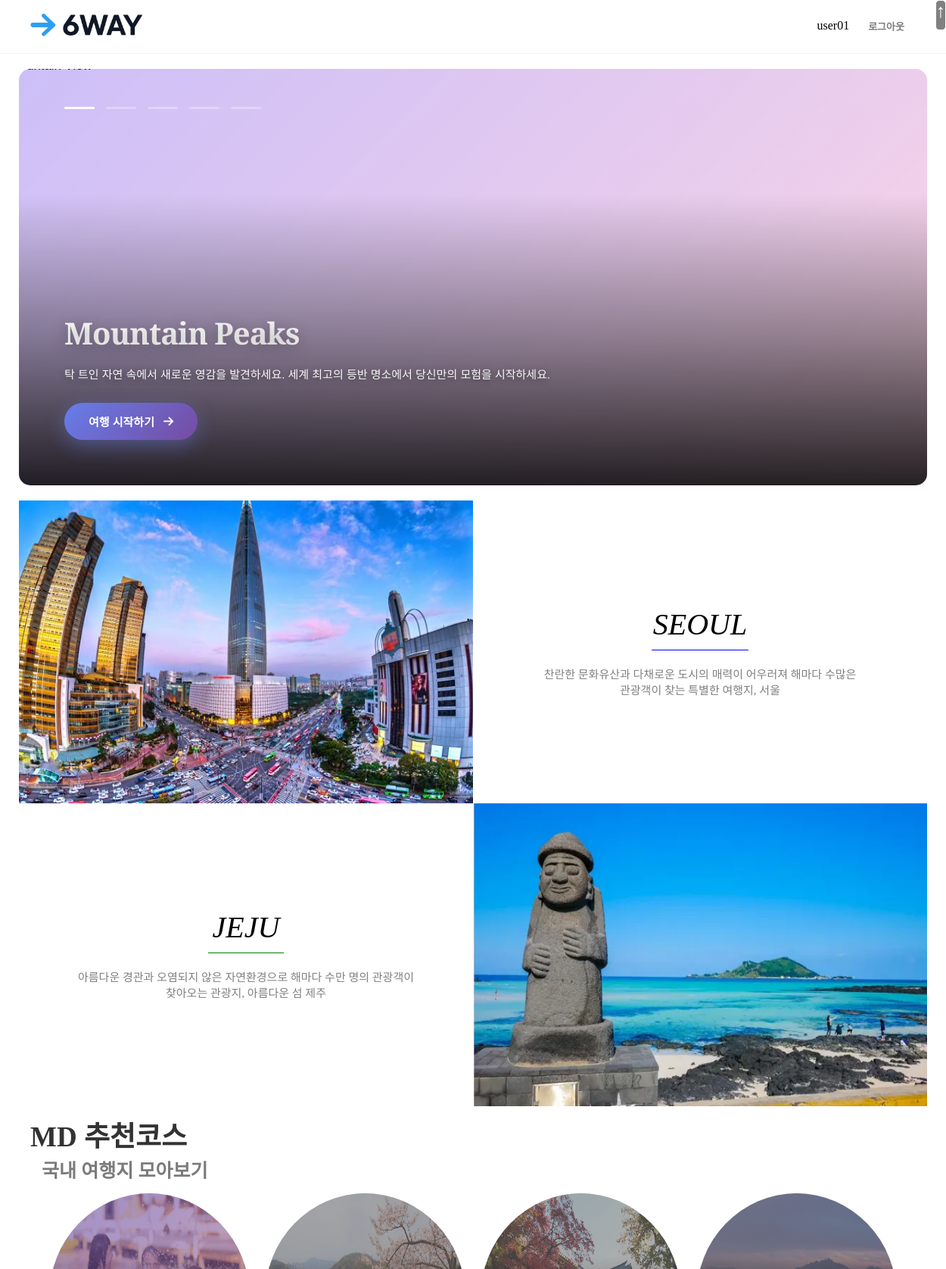
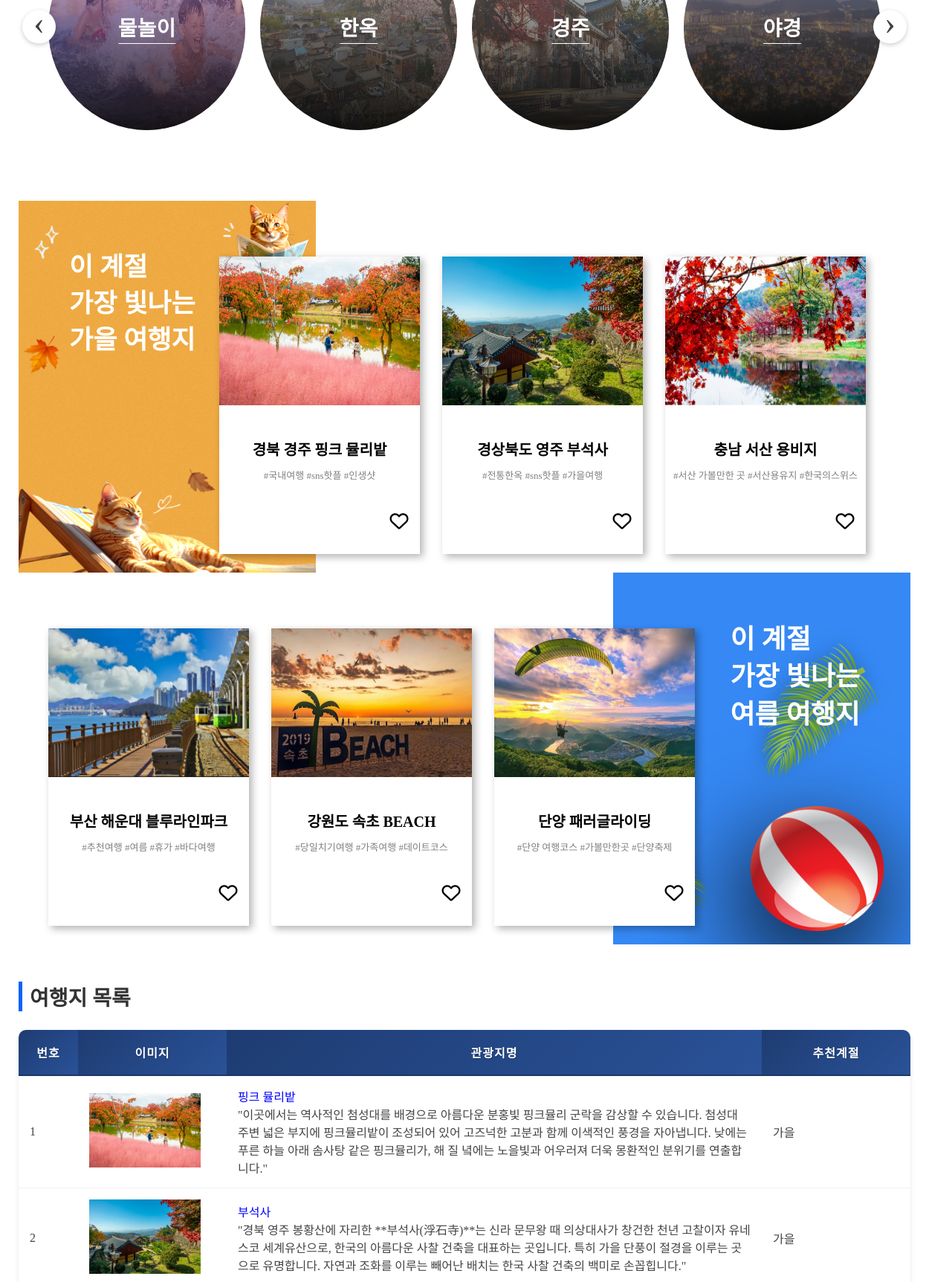
The app's page / (signed in, upper part) with its own data (2 pictures, top to bottom).
### travel/models.py (models this page shows)
class User(db.Model):
    id = db.Column(db.Integer, primary_key=True, autoincrement=True)      # db에 생성된 순서로 부여되는 id
    userid = db.Column(db.String(50), unique=True, nullable=False)        # user 가 회원 생성시 작성하는 로그인을 위한 id / 필수입력
    password = db.Column(db.String(200), nullable=False)                  # 비밀번호  / 필수입력
    username = db.Column(db.String(50), unique=True, nullable=False)      # 닉네임 / 필수입력
    email = db.Column(db.String(100), unique=True, nullable=False)        # 이메일 / 필수입력

class Tour(db.Model):
    id = db.Column(db.Integer, primary_key=True,  autoincrement=True)     # db에 생성된 순서로 부여되는 id
    image_path = db.Column(db.String(200), nullable=False)                # 이미지 첨부 / 필수입력
    place = db.Column(db.String(150), nullable=False)                     # 관광지명 / 필수입력
    location = db.Column(db.String(200), nullable=False)                  # 위치 / 필수입력
    season = db.Column(db.String(100), nullable=False)                    # 계절 / 필수입력
    content = db.Column(db.Text(), nullable=False)                        # 여행지 설명 / 필수입력
    time = db.Column(db.String(150), nullable=False)                      # 소요 시간 / 필수입력
    price = db.Column(db.String(150), nullable=False)                     # 가격 / 필수입력
    rating = db.Column(db.String(150), nullable=False)                    # 별점 / 필수입력
    level = db.Column(db.String(150), nullable=False)                     # 난이도 / 필수입력

### travel/views/main_views.py (the view)
@bp.route('/')
def index():
    form = RegisterForm()
    page = request.args.get('page', default=1, type=int)
    tour_list = Tour.query.order_by(Tour.id)
    notice_list = Notice.query.order_by(Notice.id.desc()).paginate(page=page, per_page=10)
    return render_template('main.html',tour_list=tour_list, notice_list=notice_list, form=form)

### travel/views/auth_views.py (called while the page is built)
@bp.before_app_request
def load_logged_in_user():
    user_id = session.get('user_id')
    if user_id is None:
        g.user = None
    else:
        g.user = User.query.get(int(user_id))

### travel/templates/main.html (shortened to what this page needs)
{% extends 'base.html' %}
{% block css %}
<link rel="stylesheet" href="https://cdn.jsdelivr.net/npm/swiper@11/swiper-bundle.min.css" />
<link rel="stylesheet" href="{{ url_for('static', filename='css/style.css') }}">
{% endblock %}
{% block content %}
 <div id="slider">
        <div class="swiper mySwiper">
            <div class="swiper-wrapper">
                <div class="swiper-slide">
                    <img src="https://images.unsplash.com/photo-1506905925346-21bda4d32df4?w=1200&h=465&fit=crop" alt="Mountain View">
                    <div class="slide-content">
                        <div class="slide-title">Mountain Peaks</div>
                        <div class="slide-description">탁 트인 자연 속에서 새로운 영감을 발견하세요. 세계 최고의 등반 명소에서 당신만의 모험을 시작하세요.</div>
                        <a href="{{ url_for('sub.sub2') }}">
                        <button class="slide-cta">
                            여행 시작하기
                            <i class="fa-solid fa-arrow-right"></i>
                        </button>
                        </a>
                    </div>
                </div>
            </div>
            <div class="custom-pagination">
                <div class="pagination-bullet active" data-index="0"></div>
                <div class="pagination-bullet" data-index="1"></div>
                <div class="pagination-bullet" data-index="2"></div>
                <div class="pagination-bullet" data-index="3"></div>
                <div class="pagination-bullet" data-index="4"></div>
            </div>
        </div>
    </div>
<div class="travel_box">
            <span class="four_cut">
                <img src="../static/img/soul.jpg" alt="서울">
            </span>
            <div class="txt_box">
                <h2>SEOUL</h2>
                <div class="sun"></div>
                <p>찬란한 문화유산과 다채로운 도시의 매력이 어우러져 해마다 수많은<br> 관광객이 찾는 특별한 여행지, 서울</p>
            </div>
</div>
<div class="travel_box">
            <div class="txt_box">
                <h2>JEJU</h2>
                <div class="sun2"></div>
                <p>아름다운 경관과 오염되지 않은 자연환경으로 해마다 수만 명의 관광객이<br> 찾아오는 관광지, 아름다운 섬 제주</p>
            </div>
            <span class="four_cut">
                <img src="../static/img/jeju.jpg" alt="제주">
            </span>
</div>
<div class="H2-slider">
    <div class="H2-title">MD 추천코스</div>
    <div class="H2-subtitle">국내 여행지 모아보기</div>
    <div class="section-wrapper2">
        <div class="section2">
            <div class="swiper swiper2">
                <div class="swiper-wrapper">
                    <div class="swiper-slide">
                        <a href="#" class="slide-link">
                            <img src="../static/img/mulnori.jpg" alt="물놀이">
                            <span class="slide-text">물놀이</span>
                        </a>
                    </div>
                    <div class="swiper-slide">
                        <a href="#" class="slide-link">
                            <img src="../static/img/hanok.jpg" alt="한옥">
                            <span class="slide-text">한옥</span>
                        </a>
                    </div>
                    <div class="swiper-slide">
                        <a href="#" class="slide-link">
                            <img src="../static/img/bulguksa.jpg" alt="경주">
                            <span class="slide-text">경주</span>
                        </a>
                    </div>
                    <div class="swiper-slide">
                        <a href="#" class="slide-link">
                            <img src="../static/img/yakyung.jpg" alt="야경">
                            <span class="slide-text">야경</span>
                        </a>
                    </div>
                </div>
            </div>
        </div>
        <div class="custom-prev2"><span>‹</span></div>
        <div class="custom-next2"><span>›</span></div>
    </div>
</div>
<div class="container_box">
    <div class="container">
        <div class="banner">
            <img class="banner_box" src="../static/img/box2.jpg" alt="가을박스">
            <div class="banner_text">
                <h2>이 계절<br>가장 빛나는<br>가을 여행지</h2>
            </div>
        </div>
        <div class="card_box">
            <div class="card">
                <img src="../static/img/travel1.jpg" alt="경주">
                <div class="card_text">
                    <h3>경북 경주 핑크 뮬리밭</h3>
                    <p>#국내여행 #sns핫플 #인생샷</p>
                    <span>
                    <i class="fa-regular fa-heart like-btn" onclick="toggleLike(this)"></i>
                    </span>
                </div>
            </div>
            <div class="card">
                <img src="../static/img/tralvel2.jpg" alt="영주">
                <div class="card_text">
                    <h3>경상북도 영주 부석사</h3>
                    <p>#전통한옥 #sns핫플 #가을여행</p>
                    <span>
                    <i class="fa-regular fa-heart like-btn" onclick="toggleLike(this)"></i>
                    </span>
                </div>
            </div>
            <div class="card">
                <img src="../static/img/travel3.jpg" alt="용비지">
                <div class="card_text">
                    <h3>충남 서산 용비지</h3>
                    <P>#서산 가볼만한 곳 #서산용유지 #한국의스위스</P>
                    <span>
                    <i class="fa-regular fa-heart like-btn" onclick="toggleLike(this)"></i>
                    </span>
                </div>
            </div>
        </div>
    </div>
</div>
<div class="container_box2">
    <div class="container2">
        <div class="card_box2">
            <div class="card2">
                <img src="../static/img/summer1.jpg" alt="부산">
                <div class="card_text2">
                    <h3>부산 해운대 블루라인파크</h3>
                    <p>#추천여행 #여름 #휴가 #바다여행</p>
                    <span>
                    <i class="fa-regular fa-heart like-btn" onclick="toggleLike(this)"></i>
                    </span>
                </div>
            </div>
            <div class="card2">
                <img src="../static/img/summer2.jpg" alt="속초">
                <div class="card_text2">
                    <h3>강원도 속초 BEACH</h3>
                    <p>#당일치기여행 #가족여행 #데이트코스</p>
                    <span>
                    <i class="fa-regular fa-heart like-btn" onclick="toggleLike(this)"></i>
                    </span>
                </div>
            </div>
            <div class="card2">
                <img src="../static/img/summer.jpg" alt="단양">
                <div class="card_text2">
                    <h3>단양 패러글라이딩</h3>
                    <P>#단양 여행코스 #가볼만한곳 #단양축제</P>
                    <span>
                    <i class="fa-regular fa-heart like-btn" onclick="toggleLike(this)"></i>
                    </span>
                </div>
            </div>
        </div>
    </div>
    <div class="banner2">
        <img class="banner_box2" src="../static/img/box.jpg" alt="여름박스">
        <div class="banner_text2">
            <h2>이 계절<br>가장 빛나는<br>여름 여행지</h2>
        </div>
    </div>
</div>
<div class="Tour_list">
    <h2>여행지 목록</h2>
    <table class="Tour_list_table">
        <thead>
            <tr class="Tour_list_tr">
                <th class="Tour_table_id">번호</th>
                <th class="Tour_table_img">이미지</th>
                <th class="Tour_table_content">관광지명</th>
                <th class="Tour_table_season">추천계절</th>
            </tr>
        </thead>
        <tbody>
            {% if tour_list %}
                {% for tour in tour_list%}
                    <tr>
                        <td>{{ tour.id }}</td>
                        <td>
                            <a href="{{url_for('sub.detail', tour_id=tour.id)}}">
                                {% if tour.image_path %}
                                    <img src="{{url_for('static', filename=tour.image_path)}}" alt="썸네일" style="width: 150px;">
                                {% endif %}
                            </a>
                        </td>
                        <td style="text-align: left;">
                            <a href="{{url_for('sub.detail', tour_id=tour.id)}}">{{tour.place}}</a>
                            <br> {{tour.content}}
                        </td>
                        <td>{{tour.season}}</td>
                    </tr>
                {% endfor %}
            {% else %}
                <tr>
                    <td colspan="3">여행지가 없습니다.</td>
                </tr>
            {% endif %}
        </tbody>
    </table>
</div>
{% endblock %}

### travel/templates/base.html (shortened to what this page needs)
<!DOCTYPE html>
<html lang="ko">
<head>
    <link rel="stylesheet" href="{{ url_for('static', filename='css/headfoot.css') }}">
    {% block css %}
    {% endblock %}
</head>
<body>
    <div class="navbar">
        <a href="#">↑</a>
    </div>
    <header>
        <div class="header_mini">
            <div class="logo">
                <a href="{{ url_for('main.index') }}"><img src="{{ url_for('static', filename='img/logo.png') }}" alt="6way"></img></a>
            </div>
            <div class="mypage">
                <ul>
                    {% if g.user %}
                        {% if g.user.id == 1%}
                            <li>{{ g.user.username }}</li>
                            <li><a href="{{ url_for('admin.create') }}">여행지 등록</a></li>
                            <li><a href="{{ url_for('auth.logout') }}">로그아웃</a></li>
                        {% else %}
                            <li>{{ g.user.username }}</li>
                            <li><a href="{{ url_for('auth.logout') }}">로그아웃</a></li>
                        {% endif %}
                    {% else %}
                        <li><a href="{{ url_for('auth.signup') }}">회원가입</a></li>
                        <li><a href="{{ url_for('auth.login') }}">로그인</a></li>
                    {% endif %}
                </ul>
            </div>
        </div>
    </header>
    <hr>
    {% block content %}
    {% endblock %}
</body>
</html>

### travel/static/css/headfoot.css (style rules this page uses)
* { margin: 0; padding: 0; box-sizing: border-box; }
ul, ol { list-style: none; }
a { text-decoration: none; }
.navbar { width: 100%; height: 40px; display: flex; position: fixed; }
.navbar a { margin-left: auto; font-size: 25px; background-color: gray; border: 1px solid; color: white; border-radius: 5px; }
.header_mini { width: 1200px; height: 70px; margin: 0 auto; display: flex; justify-content: space-between; align-content: center; }
.logo { width: 150px; height: 60px; margin-left: 15px; padding: 15px 0; }
.logo img { width: 100%; height: auto; display: block; transition: transform 0.35s ease, filter 0.35s ease; }
.mypage ul { display: flex; gap: 5px; height: 100%; }
.mypage ul li { padding: 25px 10px; }
.mypage ul li a { font-size: 13px; font-weight:600; color: #7b7b7b; margin-right: 20px; }
hr { border: none; border-top: 1px solid #F0F0F0; }

### records on screen
User: user.username "user01"
Tour: id "1", image_path (picture), place "핑크 뮬리밭", content "\"이곳에서는 역사적인 첨성대를 배경으로 아름다운 분홍빛 핑크뮬리 군락을 감상할 수 있습니다. 첨성대 주변 넓은 부지에 핑크뮬리밭이 조성되어 있어 고즈넉한 고분과 함께 이색적인 풍경을 자아냅니다. 낮에는 푸른 하늘 아래 솜사탕 같은 핑크뮬리가, 해 질 녘에는 노을빛과 어우러져 더욱 몽환적인 분위기를 연출합니다.\"", season "가을"
Tour: id "2", image_path (picture), place "부석사", content "\"경북 영주 봉황산에 자리한 **부석사(浮石寺)**는 신라 문무왕 때 의상대사가 창건한 천년 고찰이자 유네스코 세계유산으로, 한국의 아름다운 사찰 건축을 대표하는 곳입니다. 특히 가을 단풍이 절경을 이루는 곳으로 유명합니다. 자연과 조화를 이루는 빼어난 배치는 한국 사찰 건축의 백미로 손꼽힙니다.\"", season "가을"
